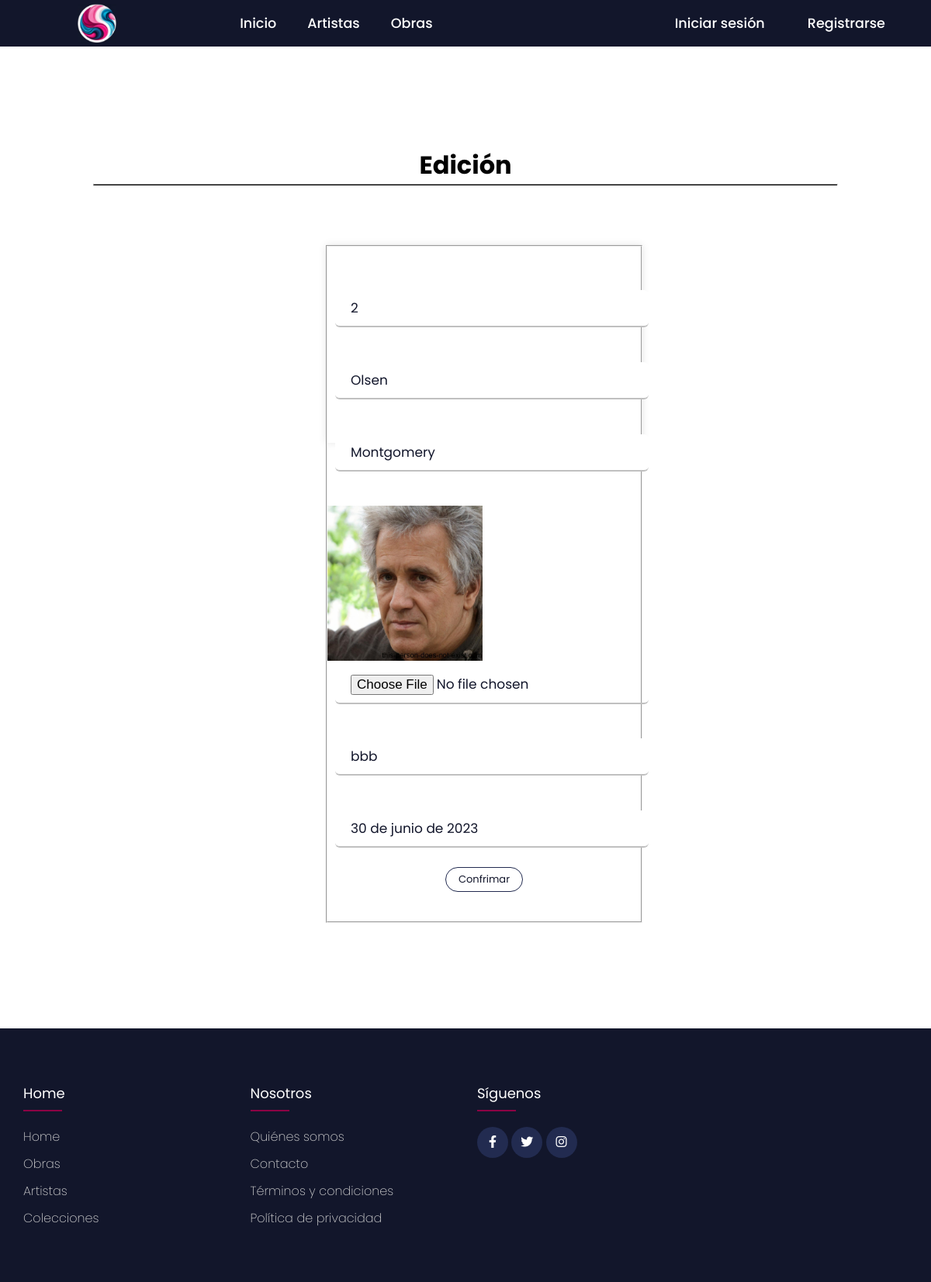
The page /editarArtista/2 (signed in) on the database its author committed.
### GroundZero/models.py (models this page shows, shortened)
class Artista(models.Model):
    idAr        = models.CharField(primary_key=True, max_length=6, null=False, verbose_name='idAr')
    nombreAr    = models.CharField(max_length=50, null=False, blank=False, verbose_name='nombreAr')
    apellidoAr  = models.CharField(max_length=50, null=True, blank=True, verbose_name='apellidoAr')
    fotoAr      = models.ImageField(upload_to='img/', null=False, blank=False, verbose_name='fotoAr')
    descAr      = models.CharField(max_length=250, null=False, blank=False, verbose_name='descAr')
    fechaIngr   = models.DateField(blank=False, null=False, verbose_name='fechaIgr')
    class Meta:
        ordering = ['nombreAr']

### GroundZero/views.py (the view)
# urls.py: path('editarArtista/<idAr>', views.editarArtista, name='editarArtista'),
@login_required
def editarArtista(request, idAr):
    artistas = Artista.objects.get(idAr=idAr)
    Datos = ArtistaForm(request.POST or None, request.FILES or None, instance=artistas)
    if Datos.is_valid() and request.POST:
        Datos.save()
        return redirect('gestArtista')
    return render(request, "GroundZero/gestion/editarArtista.html", {"Datos":Datos})

### GroundZero/forms.py
class ArtistaForm(forms.ModelForm):
    class Meta:
        model = Artista
        fields = ['idAr', 'nombreAr', 'apellidoAr', 'fotoAr',
                  'descAr', 'fechaIngr']

### GroundZero/templates/GroundZero/gestion/editarArtista.html (shortened to what this page needs)
{% extends "../base.html" %}
{% block body %}
<body class="InputGZ" style="margin-top: 2cm; display: block;">
    <div class="TitutloEdicion"
        style="margin-top: 5cm;
        margin-bottom: 1.5cm;
        margin-left: 10%;
        margin-right: 10%;
        /* max-width: 1000px;  */
        width: 80%;
        justify-content: center;
        text-align: center;
        box-sizing: border-box;
        display: block;
        position: relative;
        flex-wrap: wrap;">
        <h1 style="color: black;">Edición <hr style="height:3px; background: black;"></h1>
    </div>
    <div class="wrapperGZ" style="margin-left: 35%; margin-right: 35%; margin-top: 2cm; margin-bottom: 20cm; width: 34%;">
        <div class="input-dataGZ" style="margin-bottom: -5cm;">
            {% include 'GroundZero/gestion/form.html' %}
        </div>
    </div>
</body>
{% endblock %}

### GroundZero/templates/GroundZero/gestion/form.html (shortened to what this page needs)
<form enctype="multipart/form-data" method="post">
    <fieldset>
        {% for dato in Datos %}
        <div class="tableGZ">
            {% if dato.field.widget.input_type == 'file' and dato.value %}
            <td><img src="/media/{{dato.value}}" alt="" width="200px"></td>
            {% endif %}
            <input class="input-dataGZ"
            type="{{dato.field.widget.input_type}}"
            id=""
            name="{{dato.name}}"
            placeholder="{{dato.name}}"
            value="{{dato.value | default:''}}"
            required style="margin-bottom: -10cm">
        </div>
        {% endfor %}
        <div style="text-align: center;">
            <button class="btnAddGZ" type="submit"
            style="margin-top: .5cm;
            /* display: block; */
            justify-content: center;
            flex-wrap: wrap;
            text-align: center;
            text-decoration: none;
            display: inline-block;
            padding: 5px;
            margin-top: 1cm;
            margin-bottom: 1cm;
            font-size: small;
            color:var(--bg-color);
            background-color: var(--text-color);
            width: 100px;
            border-radius: 20px;
            border: 1px solid var(--ho-color);
            transition: all 400ms ease;">Confrimar</button>
        </div>
    </fieldset>
</form>

### GroundZero/static/css/styles.css (style rules this page uses)
* { padding: 0; margin: 0; box-sizing: border-box; font-family: 'Poppins', sans-serif; text-decoration: none; list-style: none; }
:root { --bg-color: #12162B; --text-color: #fff; --main-color: #171d36; --ho-color: #222b50; }
.bodyGZ { min-height: 100vh; background-color: white; color: var(--text-color); }
html { box-sizing: border-box; }
*,*::after, *::before { box-sizing: inherit; }

### GroundZero/static/css/stylesG.css (style rules this page uses)
* { margin: 0; padding: 0; box-sizing: border-box; }
body { font-family: 'Poppins', sans-serif; overflow: auto; }
.tableGZ { width: 100%; margin-top: 1.5cm; }
button { outline: none; border: none; border-radius: 6px; cursor: pointer; padding: 10px; color: #ffffff; }
input { padding: 10px 20px; margin: 0 10px; outline: none; border: 1px solid #222b50; border-radius: 6px; color: #12162B; }
::placeholder { color: #12162bce; }
.wrapperGZ { width: 450px; background: #fff; padding: 0px; padding-bottom: 255px; box-shadow: 0px 0px 10px rgba(0,0,0,0.1); }
.wrapperGZ .input-dataGZ { height: 40px; width: 100%; position: relative; margin-bottom: .5cm; }
.wrapperGZ .input-dataGZ input { height: 100%; width: 100%; border: none; font-size: 17px; border-bottom: 2px solid silver; }
.input-dataGZ { padding-left: -10px; }
.btnAddGZ { display: block; justify-content: center; flex-wrap: wrap; text-align: center; text-decoration: none; display: inline-block; padding: 5px; margin-top: 10px; font-size: small; color:var(--bg-color); background-color: var(--text-color); width: 100px; border-radius: 20px; border: 1px solid var(--ho-color); transition: all 400ms ease; }

### rows shown on the page
Artista: nombreAr "Olsen" "Montgomery" "bbb" "30 de junio de 2023", value (picture)
